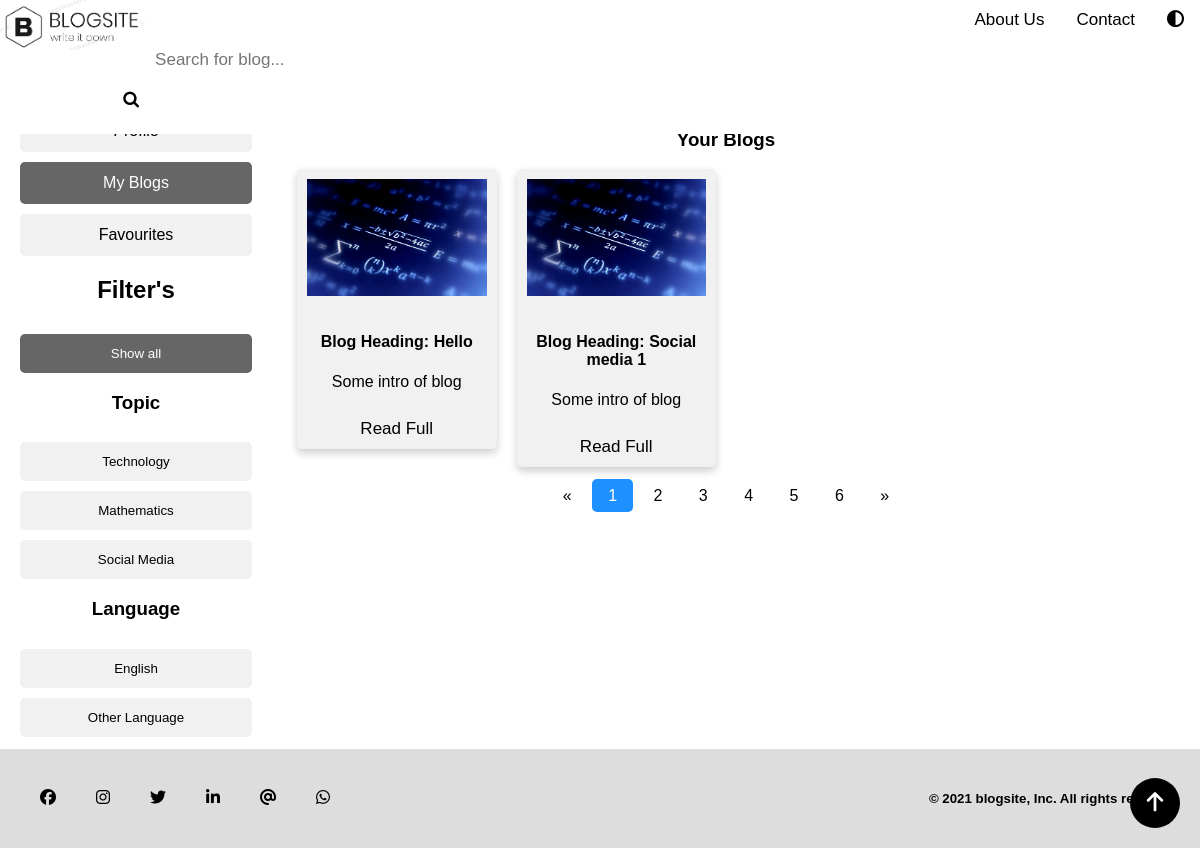
The app's page /myblogs/ (signed in), older data.
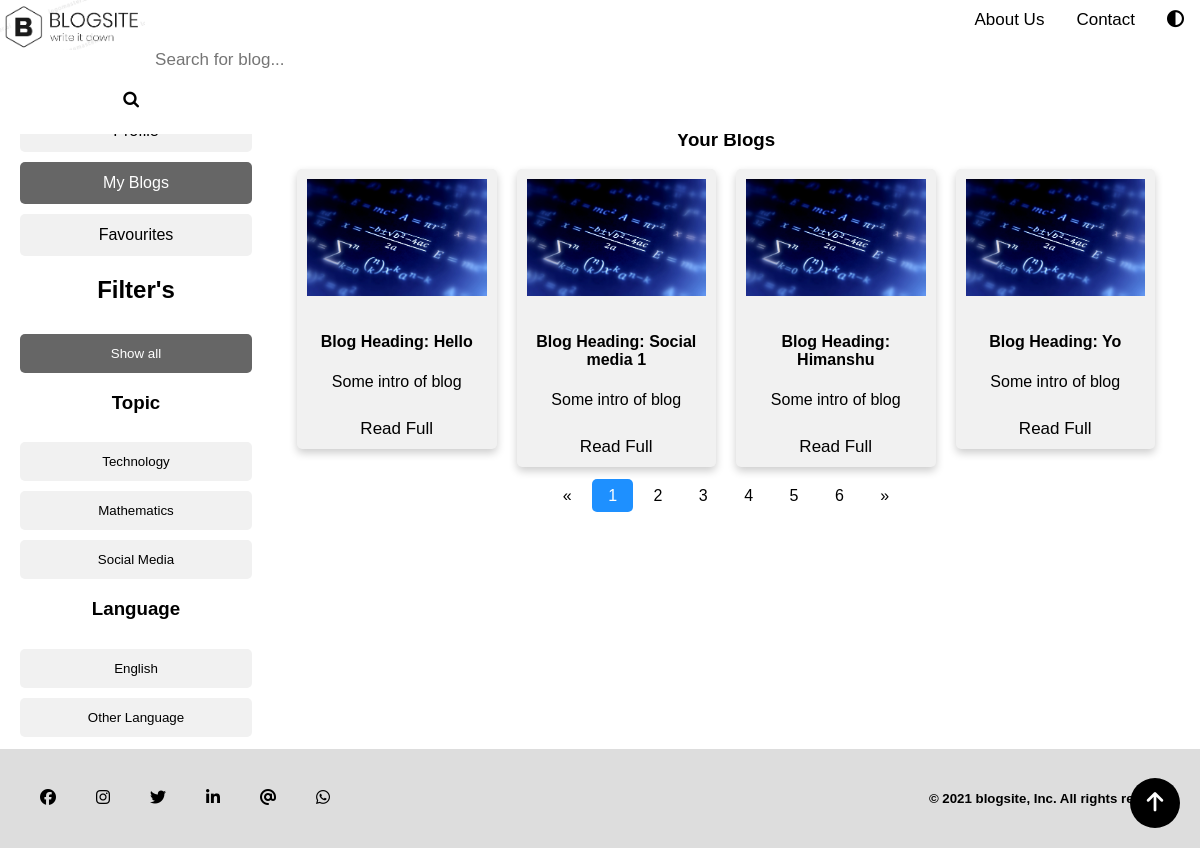
The same page, newer data.
### homepage/models.py (models this page shows)
class BlogPost(models.Model):
    opt = [
        ("Technology", "Technology"),
        ('Mathematics', "Mathematics"),
        ("Social Media", "Social Media")
    ]
    author = models.ForeignKey(User, default=None, on_delete=models.CASCADE)
    title = models.CharField(max_length=30)
    editor = RichTextField()
    topic = models.CharField(choices=opt, max_length=25)
    time = models.DateField(default=now)
    slug = models.CharField(max_length=130)
    def __str__(self):
        return self.title + '|' + str(self.author)

### homepage/views.py (the view)
# urls.py: path('myblogs/', views.ViewBlogs, name="Views")
def ViewBlogs(request):
    if request.user.is_authenticated:
        print("Yess")
        user = request.user.username
        print(user)
        num_post = BlogPost.objects.filter(author=request.user.id).count()
        print(num_post)
        blogs = BlogPost.objects.filter(author=request.user.id)
        print("output", blogs)
    print(blogs)
    return render(request, "user_blog.html", {'blog': blogs, 'user':user })

### templates/user_blog.html (shortened to what this page needs)
{% load static %}
<!DOCTYPE html>
<html lang="en">
  <head>
    <link rel="stylesheet" type="text/css" href="{% static 'styles/user-blog_style.css' %}">
    <link rel="stylesheet" href="https://cdnjs.cloudflare.com/ajax/libs/font-awesome/4.7.0/css/font-awesome.min.css">
  </head>
  <body onload="loadingfunction()">
    <div class="navbar" id="myTopnav">
      <a href="/" class="logo"><img src="{% static 'images/logo1.png' %}" style="width: 100%"></a>
      <button onclick="myFunction()"><i class="fas fa-adjust"></i></button>
      <a href="/contact">Contact</a>
      <a href="/about"">About Us</a>
      <form class="example" action="#">
        <input type="text" placeholder="Search for blog..." name="search bar">
        <button type="submit"><i class="fa fa-search"></i></button>
      </form>
    </div>
    <div class="row">
      <div class="filterleftside">
        <div>
          <a class="btn" href="/user/profile"> Profile</a>
          <a class="btn active1" href="user_blog.html"> My Blogs</a>
          <a class="btn" href="/user/favourites"> Favourites</a>
        </div>
        <h2 style="text-align: center;">Filter's</h2>
          <div id="myBtnContainer">
            <button class="btn active" onclick="filterSelection('all')"> Show all</button>
            <h3 style="text-align: center;">Topic</h3>
            <button class="btn" onclick="filterSelection('tech')"> Technology</button>
            <button class="btn" onclick="filterSelection('math')"> Mathematics</button>
            <button class="btn" onclick="filterSelection('social')"> Social Media</button>
            <h3 style="text-align: center;">Language</h3>
            <button class="btn" onclick="filterSelection('english')"> English</button>
            <button class="btn" onclick="filterSelection('other')"> Other Language</button>
          </div>
      </div>
      <div class="rightcolumn">
        <div class="card">
          <div class="row2">
            <h3 style="text-align: center;">Your Blogs</h3>
            {% for bl in blog %}
            <div class="column2 filterDiv english tech">
              <div class="card2">
                <img src="{% static 'images/2.jpg' %}" alt="Avatar" style="width:100%">
                <div class="container">
                  <h4><b>Blog Heading: {{bl.title }}</b></h4>
                  <p>Some intro of blog</p>
                </div>
                <a href="blog.html">Read Full</a>
              </div>
            </div>
            {% endfor %}
          </div>
          <div class="pagination">
            <a href="#">&laquo;</a>
            <a class="active" href="#1">1</a>
            <a href="#2">2</a>
            <a href="#3">3</a>
            <a href="#4">4</a>
            <a href="#5">5</a>
            <a href="#6">6</a>
            <a href="#">&raquo;</a>
          </div>
        </div>
      </div>
    </div>
    <div class="footer" >
      <a href="#"><i class="fab fa-facebook"></i></a>
      <a href="#"><i class="fab fa-instagram"></i></a>
      <a href="#"><i class="fab fa-twitter"></i></a>
      <a href="#"><i class="fab fa-linkedin-in"></i></a>
      <a href="#"><i class="fas fa-at"></i></a>
      <a href="#"><i class="fab fa-whatsapp"></i></a>
      <h5>&copy; <script>document.write(new Date().getFullYear())</script> blogsite, Inc. All rights reserved.</h5>
    </div>
    <a class="gotopbtn" href="#"> <i class="fas fa-arrow-up"></i> </a>
  </body>
</html>

### static/styles/user-blog_style.css (style rules this page uses)
* { box-sizing: border-box; }
body { font-family: Arial; background: white; margin: 0; position: relative; padding-bottom: 91.78px; min-height: 100vh; }
.gotopbtn { position: fixed; width: 50px; height: 50px; background: black; bottom: 20px; right: 20px; border-radius: 50%; text-decoration: none; text-align: center; line-height: 50px; color: white; font-size: 22px; }
html { scroll-behavior: smooth; }
.navbar { overflow: hidden; background-color:white; position: fixed; top: 0; width: 100%; z-index: 50; }
.navbar button { float: right; display: block; color: black; text-align: center; padding: 10px 16px; text-decoration: none; font-size: 17px; border: 0 transparent; background-color: transparent; border-radius: 5px; }
.navbar a { float: right; display: block; color: black; text-align: center; padding: 10px 16px; text-decoration: none; font-size: 17px; border-radius: 5px; }
.navbar .logo { float: left; padding: 0; border: 0; }
.navbar .logo img { width: 100%; height: 50PX; border-radius: 5px; }
form.example { margin:auto; max-width:25vw; }
form.example input[type=text] { padding: 10px; font-size: 17px; border: 1px transparent; border-bottom: 1px black; float: left; width: 80%; background: white; }
form.example button { float: left; width: 20%; padding: 10px; background: white; color: black; font-size: 17px; border: 1px transparent; border-left: none; cursor: pointer; border-radius: 5px; }
form.example::after { content: ""; clear: both; display: table; }
@media screen and (max-width: 1270px) { .navbar .example { float: none; display: block; text-align: left; width: 100%; margin: 0; padding: 14px; max-width: 100% } }
@media screen and (max-width: 1270px) { .navbar input[type=text] { border: 1px solid #ccc; } }
.row { padding: 20px; }
.row:after { content: ""; display: table; clear: both; }
.filterleftside { width: 20%; float: left; margin-top: 50px; }
.filterDiv { display: none; }
.show { display: block; }
.filterleftside a { width: 100%; display: block; color: black; text-decoration: none; text-align: center; }
.btn { border: none; outline: none; padding: 12px 16px; background-color: #f1f1f1; cursor: pointer; width: 100%; border-radius: 5px; margin-top: 10px; }
.btn.active { background-color: #666; color: white; }
.btn.active1 { background-color: #666; color: white; }
@media screen and (max-width: 1270px) { .filterleftside { margin-top: 80px; } }
.rightcolumn { float: left; width: 80%; padding-left: 20px; }
@media screen and (max-width: 1270px) { .rightcolumn { margin-top: 50px; } }
.card { background-color: white; padding: 20px; margin-top: 20px; }
.row2 { margin: 0 -5px; }
.row2:after { content: ""; display: table; clear: both; }
.column2 { float: left; width: 25%; padding: 0 10px; margin-bottom: 20px; }
.card2 { box-shadow: 0 4px 8px 0 rgba(0, 0, 0, 0.2); text-align: center; background-color: #f1f1f1; border-radius: 5px; }
.card2 a { width: 100%; display: block; color: black; text-align: center; padding: 10px 16px; text-decoration: none; font-size: 17px; border-radius: 5px; }
.card2 img { padding: 10px; }
.container { padding: 2px 16px; overflow: hidden; }
.pagination { width: 100%; text-align: center; }
.pagination a { color: black; float: none; padding: 8px 16px; text-decoration: none; transition: background-color .3s; border-radius: 5px; }
.pagination a.active { background-color: dodgerblue; color: white; }
.footer { padding: 20px; text-align: right; background: #ddd; position: absolute; bottom: 0; width: 100%; }
.footer a { float:left; padding: 20px; color: black; }

Row changes from the older to the newer data that the page shows:
added BlogPost: title "Himanshu"
added BlogPost: title "Yo"
